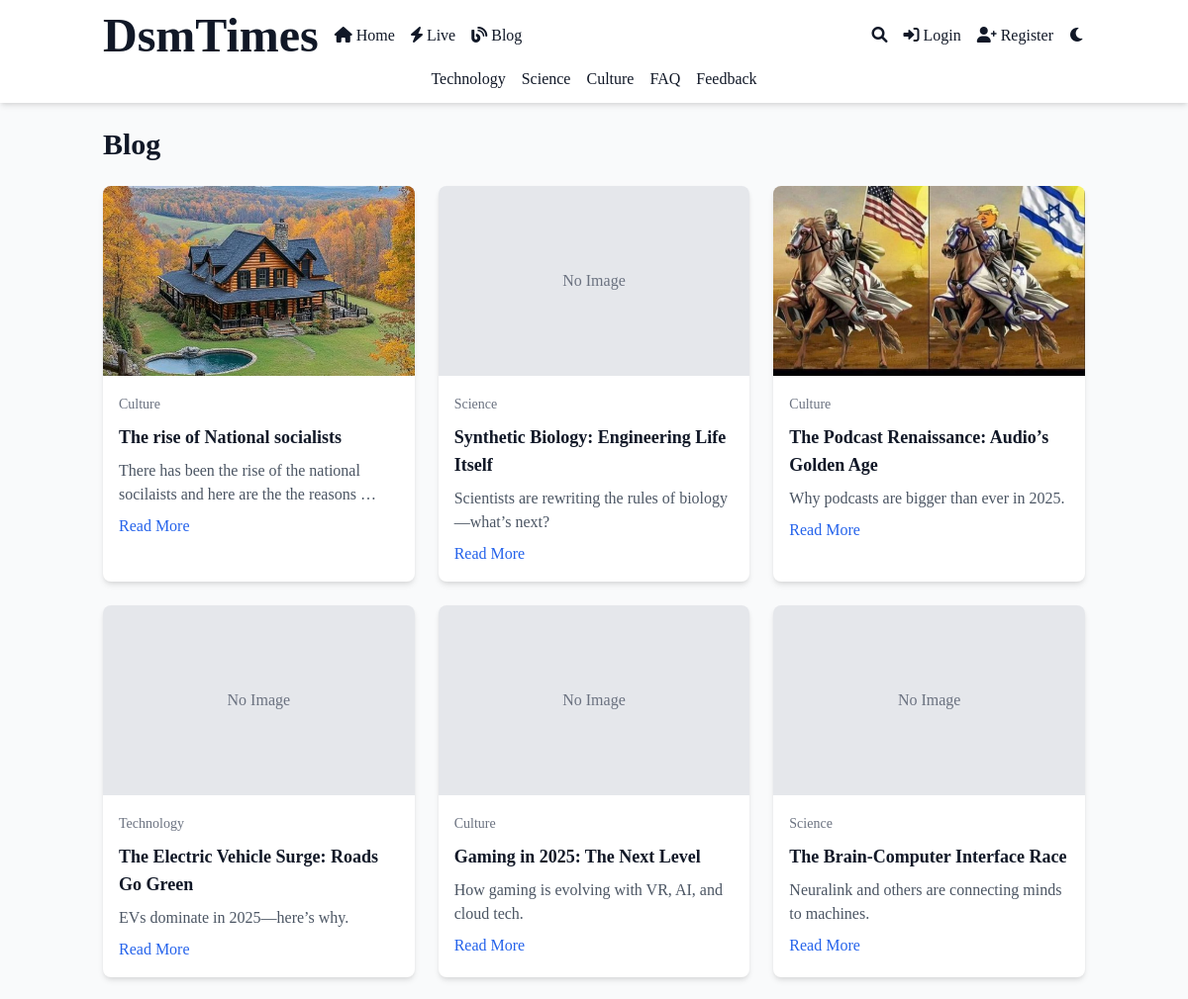
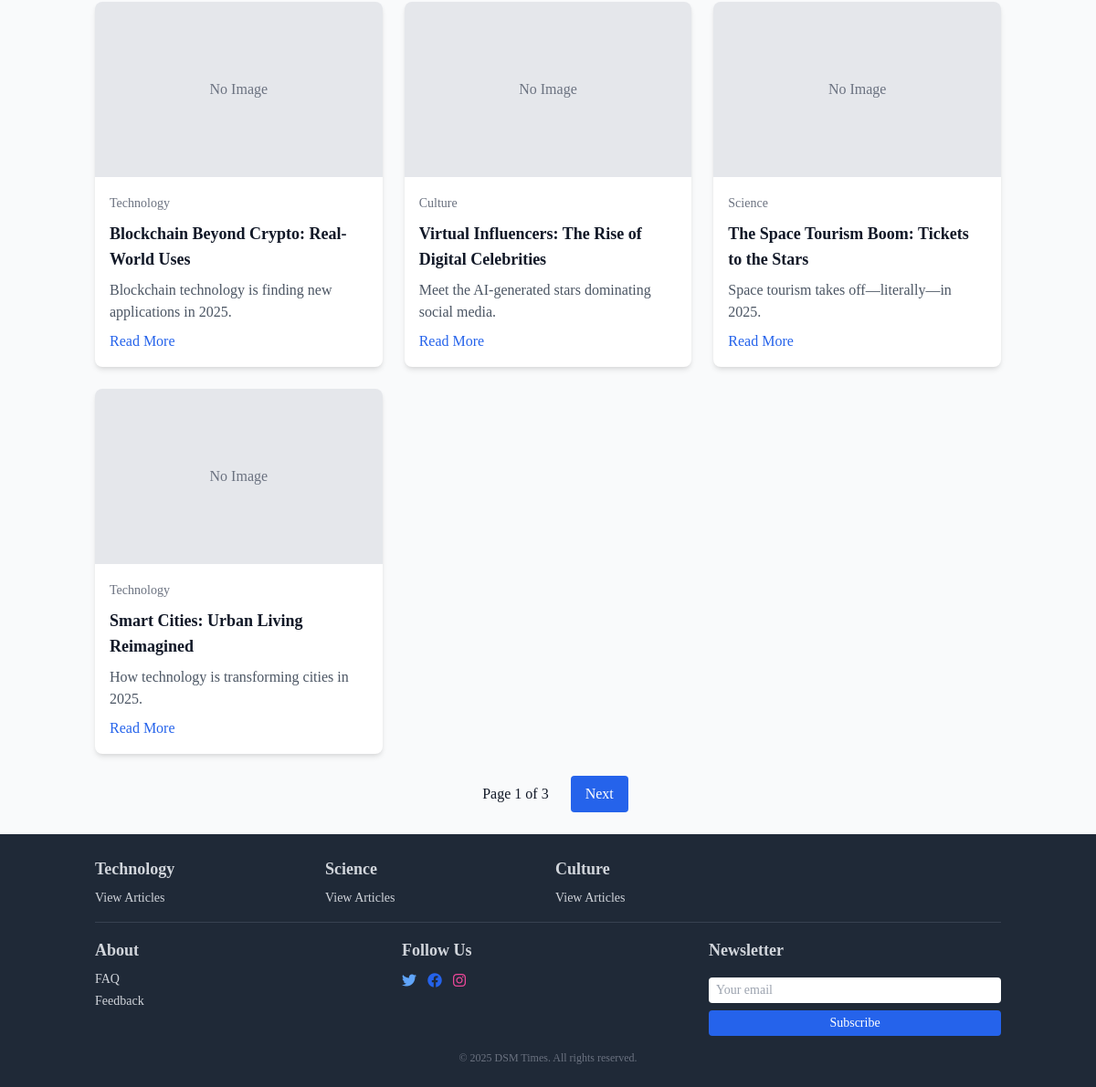
The page /blog/ on the database as committed earlier (2 pictures, top to bottom).
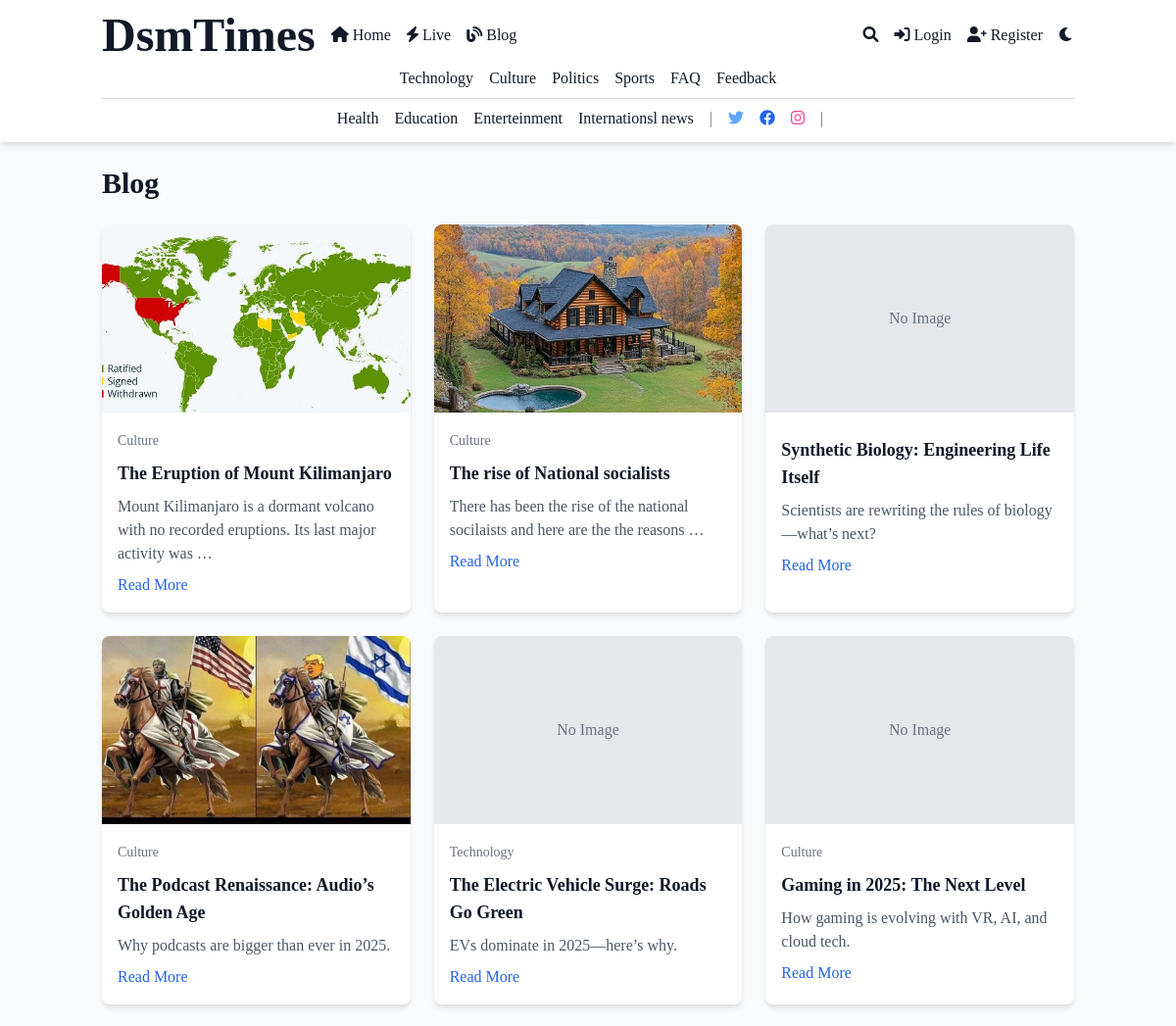
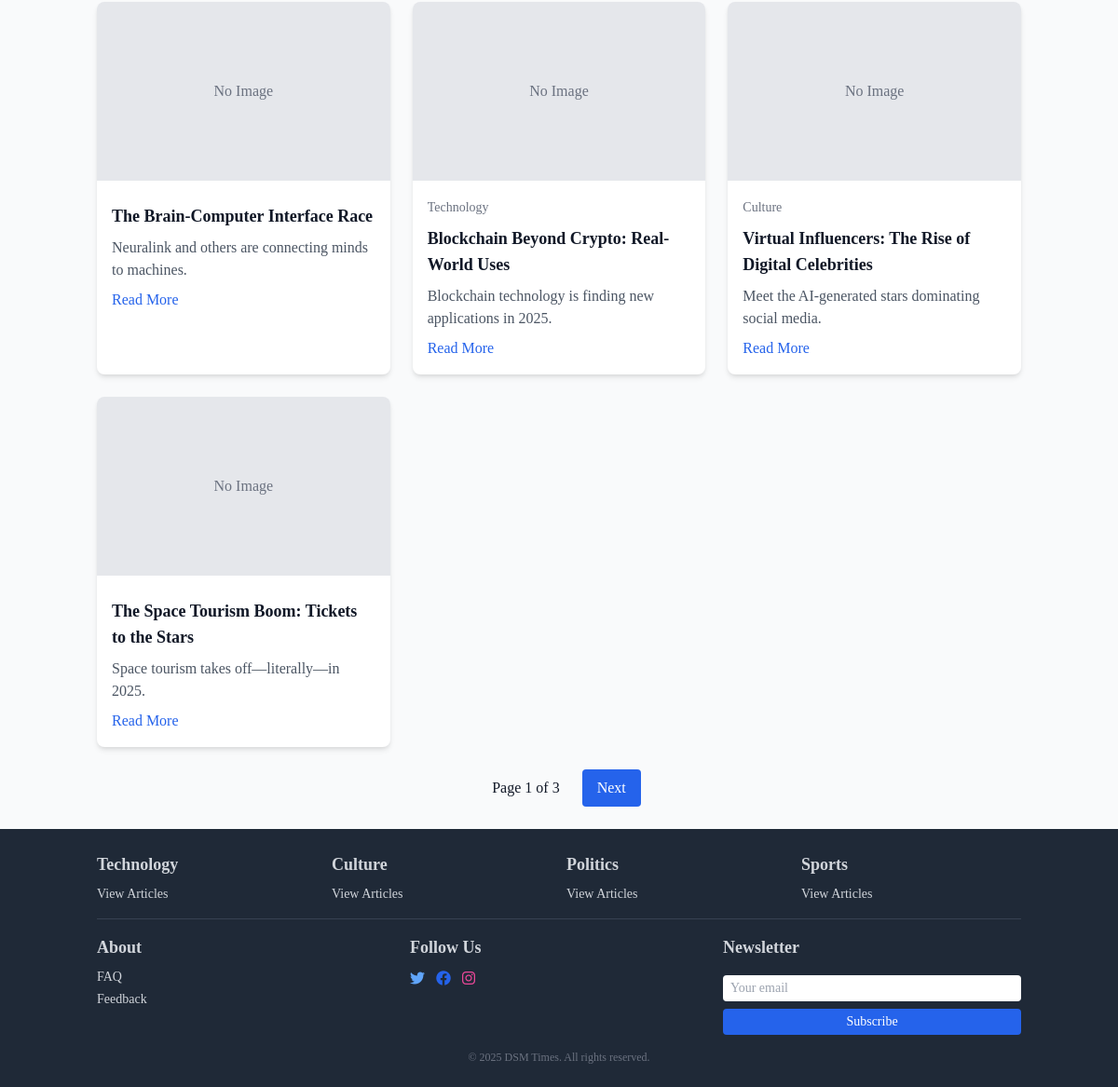
The same page on the database as committed later (2 pictures, top to bottom).
### core/models.py (models this page shows, shortened)
class Category(models.Model):
    name = models.CharField(max_length=100, unique=True)
    slug = models.SlugField(unique=True)
    description = models.TextField(blank=True)
    image = models.ImageField(upload_to='category_images/', blank=True)
    is_special = models.BooleanField(default=False)
    color = models.CharField(max_length=7, blank=True, default='#000000')  # Hex color code

class Article(models.Model):
    STATUS_CHOICES = (
        ('draft', 'Draft'),
        ('pending', 'Pending Approval'),
        ('published', 'Published'),
        ('hidden', 'Hidden'),
    )
    title = models.CharField(max_length=200)
    slug = models.SlugField(unique=True)
    author = models.ForeignKey(User, on_delete=models.CASCADE, related_name='articles')
    category = models.ForeignKey(Category, on_delete=models.SET_NULL, null=True)
    tags = models.ManyToManyField(Tag, blank=True)
    content = models.TextField()
    summary = models.TextField(max_length=500)
    featured_image = models.ImageField(upload_to='article_images/', blank=True, null=True)
    is_premium = models.BooleanField(default=False)
    status = models.CharField(max_length=20, choices=STATUS_CHOICES, default='draft')
    submitted_at = models.DateTimeField(auto_now_add=True)
    published_at = models.DateTimeField(null=True, blank=True)
    updated_at = models.DateTimeField(auto_now=True)
    views_count = models.PositiveIntegerField(default=0)
    read_time_minutes = models.PositiveIntegerField(default=5)
    breaking_news = models.BooleanField(default=False)
    likes = models.ManyToManyField(User, related_name='liked_articles', blank=True)

### core/views.py (the view)
# urls.py: path('blog/', views.blog, name='blog'),
def blog(request):
    articles = Article.objects.filter(status='published').order_by('-published_at')
    paginator = Paginator(articles, 10)
    page_number = request.GET.get('page')
    page_obj = paginator.get_page(page_number)
    return render(request, 'core/blog.html', {'page_obj': page_obj})

### core/context_processors.py (called while the page is built)
def global_context(request):
    categories = Category.objects.all()
    dark_mode = request.session.get('dark_mode', False)
    return {'categories': categories, 'dark_mode': dark_mode}

### core/templates/core/blog.html (shortened to what this page needs)
{% extends 'core/base.html' %}
{% block content %}
    <section class="max-w-6xl mx-auto px-4 sm:px-0">
        <h1 class="text-2xl sm:text-3xl font-bold mb-6 text-gray-900 dark:text-white">Blog</h1>
        <div class="grid grid-cols-1 sm:grid-cols-2 lg:grid-cols-3 gap-6">
            {% for article in page_obj %}
                <div class="bg-white dark:bg-gray-800 rounded-lg shadow-md overflow-hidden hover:shadow-lg transition">
                    {% if article.featured_image %}
                        <img src="{{ article.featured_image.url }}" class="w-full h-48 object-cover" alt="{{ article.title }}">
                    {% else %}
                        <div class="w-full h-48 bg-gray-200 dark:bg-gray-700 flex items-center justify-center text-gray-500 dark:text-gray-400">No Image</div>
                    {% endif %}
                    <div class="p-4">
                        <span class="text-sm text-gray-500 dark:text-gray-400 {% if article.category.is_special %}special-category{% endif %}" data-color="{{ article.category.color }}">
                            {{ article.category.name }}
                        </span>
                        <h3 class="text-lg font-semibold mt-2 text-gray-900 dark:text-white">{{ article.title }}</h3>
                        <p class="mt-2 text-gray-600 dark:text-gray-300">{{ article.summary|truncatewords:15 }}</p>
                        <a href="{% url 'article_detail' article.slug %}" class="mt-2 inline-block text-blue-600 hover:underline">Read More</a>
                    </div>
                </div>
            {% empty %}
                <p class="text-gray-600 dark:text-gray-300 col-span-full">No blog posts available.</p>
            {% endfor %}
        </div>
        <div class="mt-6 flex justify-center space-x-2">
            <span class="px-4 py-2">Page {{ page_obj.number }} of {{ page_obj.paginator.num_pages }}</span>
            {% if page_obj.has_next %}
                <a href="?page={{ page_obj.next_page_number }}" class="px-4 py-2 bg-blue-600 text-white rounded hover:bg-blue-700">Next</a>
            {% endif %}
        </div>
    </section>
{% endblock %}

### core/templates/core/base.html (shortened to what the changed rows need)
{% load static %}
<!DOCTYPE html>
<html lang="en" class="{% if request.session.dark_mode %}dark{% endif %}">
<head>
    <link href="https://cdn.jsdelivr.net/npm/tailwindcss@2.2.19/dist/tailwind.min.css" rel="stylesheet">
    <link rel="stylesheet" href="https://cdnjs.cloudflare.com/ajax/libs/font-awesome/6.0.0/css/all.min.css">
    <link rel="stylesheet" href="{% static 'css/custom.css' %}">
</head>
<body class="bg-gray-50 dark:bg-gray-900 text-gray-900 dark:text-gray-100 font-serif antialiased">
    <header class="bg-white dark:bg-gray-800 shadow-md sticky top-0 z-50">
        <nav class="container mx-auto px-4 py-3">
            <div class="hidden sm:flex flex-col items-center mt-2">
                <div class="flex space-x-4 flex-wrap justify-center">
                    {% for category in categories|slice:":4" %}
                        <a href="{% url 'category_detail' category.slug %}" class="hover:text-blue-600 transition relative {% if category.is_special %}special-category{% endif %}" data-color="{{ category.color }}">
                            {{ category.name }}
                        </a>
                    {% endfor %}
                    <a href="{% url 'faq' %}" class="hover:text-blue-600 transition">FAQ</a>
                    <a href="{% url 'feedback' %}" class="hover:text-blue-600 transition">Feedback</a>
                </div>
                {% if categories|length > 4 %}
                    <hr class="my-2 border-gray-300 dark:border-gray-600 category-line">
                    <div class="flex space-x-4 items-center justify-center flex-wrap">
                        {% for category in categories|slice:"4:" %}
                            <a href="{% url 'category_detail' category.slug %}" class="hover:text-blue-600 transition {% if category.is_special %}special-category{% endif %}" data-color="{{ category.color }}">
                                {{ category.name }}
                            </a>
                        {% endfor %}
                        <span class="text-gray-500 dark:text-gray-400 mx-2">|</span>
                        <a href="#" class="text-blue-400 hover:text-blue-500"><i class="fab fa-twitter"></i></a>
                        <a href="#" class="text-blue-600 hover:text-blue-700"><i class="fab fa-facebook"></i></a>
                        <a href="#" class="text-pink-500 hover:text-pink-600"><i class="fab fa-instagram"></i></a>
                        <span class="text-gray-500 dark:text-gray-400 mx-2">|</span>
                    </div>
                {% endif %}
            </div>
        </nav>
    </header>
    <main class="container mx-auto px-4 py-6">
        {% block content %}{% endblock %}
    </main>
    <footer class="bg-gray-800 text-gray-300 py-6">
        <div class="container mx-auto px-4 grid grid-cols-1 sm:grid-cols-2 md:grid-cols-4 gap-4">
            {% for category in categories.all|slice:":4" %}
                <div>
                    <h3 class="text-base sm:text-lg font-semibold mb-2">{{ category.name }}</h3>
                    <ul class="space-y-1 text-sm">
                        <li><a href="{% url 'category_detail' category.slug %}" class="hover:text-blue-400 transition">View Articles</a></li>
                    </ul>
                </div>
            {% endfor %}
        </div>
    </footer>
</body>
</html>

Rows that differ between the two databases and show on the page:
removed Category: name "Science"
no longer on this page (row unchanged): Article: featured_image "No Image", category.name "Technology", title "Smart Cities: Urban Living Reimagined", summary "How technology is transforming cities in 2025."
added Category: name "Politics"
added Category: name "Sports"
added Category: name "Health"
added Category: name "Education"
added Category: name "Enterteinment"
added Category: name "Internationsl news"
added Article: featured_image (picture), category.name "Culture", title "The Eruption of Mount Kilimanjaro", summary "Mount Kilimanjaro is a dormant volcano with no recorded eruptions. Its last major activity was …"
changed Article "Synthetic Biology: Engineering Life Itself": category_id 2 → empty (drawn); category.name "Science" → (not shown)
changed Article "The Brain-Computer Interface Race": category_id 2 → empty (drawn); category.name "Science" → (not shown)
changed Article "The Space Tourism Boom: Tickets to the Stars": category_id 2 → empty (drawn); category.name "Science" → (not shown)
